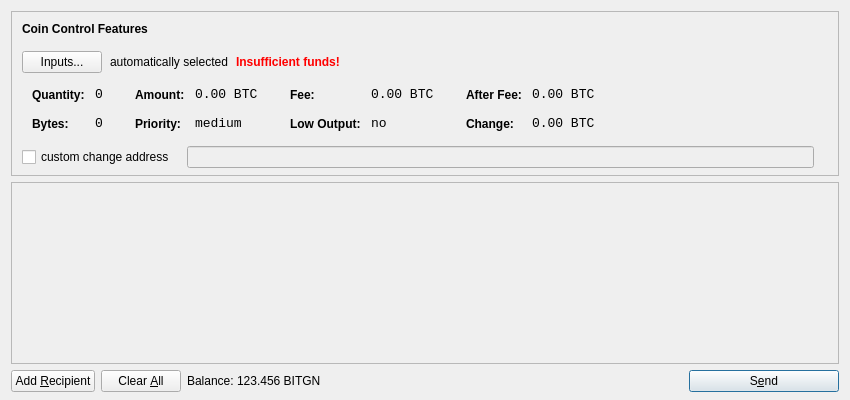
<?xml version="1.0" encoding="UTF-8"?>
<ui version="4.0">
 <class>SendCoinsDialog</class>
 <widget class="QDialog" name="SendCoinsDialog">
  <property name="geometry">
   <rect>
    <x>0</x>
    <y>0</y>
    <width>850</width>
    <height>400</height>
   </rect>
  </property>
  <property name="windowTitle">
   <string>Send Coins</string>
  </property>
  <layout class="QVBoxLayout" name="verticalLayout" stretch="0,1,0">
   <property name="bottomMargin">
    <number>8</number>
   </property>
   <item>
    <widget class="QFrame" name="frameCoinControl">
     <property name="sizePolicy">
      <sizepolicy hsizetype="Expanding" vsizetype="Expanding">
       <horstretch>0</horstretch>
       <verstretch>0</verstretch>
      </sizepolicy>
     </property>
     <property name="maximumSize">
      <size>
       <width>16777215</width>
       <height>16777215</height>
      </size>
     </property>
     <property name="frameShape">
      <enum>QFrame::StyledPanel</enum>
     </property>
     <property name="frameShadow">
      <enum>QFrame::Sunken</enum>
     </property>
     <layout class="QVBoxLayout" name="verticalLayoutCoinControl2">
      <property name="spacing">
       <number>-1</number>
      </property>
      <property name="leftMargin">
       <number>0</number>
      </property>
      <property name="topMargin">
       <number>0</number>
      </property>
      <property name="rightMargin">
       <number>0</number>
      </property>
      <property name="bottomMargin">
       <number>6</number>
      </property>
      <item>
       <layout class="QVBoxLayout" name="verticalLayoutCoinControl" stretch="0,0,0,0,1">
        <property name="spacing">
         <number>0</number>
        </property>
        <property name="leftMargin">
         <number>10</number>
        </property>
        <property name="topMargin">
         <number>10</number>
        </property>
        <item>
         <layout class="QHBoxLayout" name="horizontalLayoutCoinControl1">
          <property name="bottomMargin">
           <number>15</number>
          </property>
          <item>
           <widget class="QLabel" name="labelCoinControlFeatures">
            <property name="sizePolicy">
             <sizepolicy hsizetype="Preferred" vsizetype="Maximum">
              <horstretch>0</horstretch>
              <verstretch>0</verstretch>
             </sizepolicy>
            </property>
            <property name="font">
             <font>
              <weight>75</weight>
              <bold>true</bold>
             </font>
            </property>
            <property name="styleSheet">
             <string notr="true">font-weight:bold;</string>
            </property>
            <property name="text">
             <string>Coin Control Features</string>
            </property>
           </widget>
          </item>
         </layout>
        </item>
        <item>
         <layout class="QHBoxLayout" name="horizontalLayoutCoinControl2" stretch="0,0,0,0">
          <property name="spacing">
           <number>8</number>
          </property>
          <property name="bottomMargin">
           <number>10</number>
          </property>
          <item>
           <widget class="QPushButton" name="pushButtonCoinControl">
            <property name="styleSheet">
             <string notr="true"/>
            </property>
            <property name="text">
             <string>Inputs...</string>
            </property>
           </widget>
          </item>
          <item>
           <widget class="QLabel" name="labelCoinControlAutomaticallySelected">
            <property name="text">
             <string>automatically selected</string>
            </property>
            <property name="margin">
             <number>5</number>
            </property>
           </widget>
          </item>
          <item>
           <widget class="QLabel" name="labelCoinControlInsuffFunds">
            <property name="font">
             <font>
              <weight>75</weight>
              <bold>true</bold>
             </font>
            </property>
            <property name="styleSheet">
             <string notr="true">color:red;font-weight:bold;</string>
            </property>
            <property name="text">
             <string>Insufficient funds!</string>
            </property>
            <property name="margin">
             <number>5</number>
            </property>
           </widget>
          </item>
          <item>
           <spacer name="horizontalSpacerCoinControl">
            <property name="orientation">
             <enum>Qt::Horizontal</enum>
            </property>
            <property name="sizeHint" stdset="0">
             <size>
              <width>40</width>
              <height>1</height>
             </size>
            </property>
           </spacer>
          </item>
         </layout>
        </item>
        <item>
         <widget class="QWidget" name="widgetCoinControl" native="true">
          <property name="sizePolicy">
           <sizepolicy hsizetype="Preferred" vsizetype="Preferred">
            <horstretch>0</horstretch>
            <verstretch>0</verstretch>
           </sizepolicy>
          </property>
          <property name="minimumSize">
           <size>
            <width>0</width>
            <height>0</height>
           </size>
          </property>
          <property name="styleSheet">
           <string notr="true"/>
          </property>
          <layout class="QHBoxLayout" name="horizontalLayoutCoinControl5">
           <property name="margin">
            <number>0</number>
           </property>
           <item>
            <layout class="QHBoxLayout" name="horizontalLayoutCoinControl3" stretch="0,0,0,1">
             <property name="spacing">
              <number>20</number>
             </property>
             <property name="topMargin">
              <number>0</number>
             </property>
             <property name="bottomMargin">
              <number>10</number>
             </property>
             <item>
              <layout class="QFormLayout" name="formLayoutCoinControl1">
               <property name="horizontalSpacing">
                <number>10</number>
               </property>
               <property name="verticalSpacing">
                <number>14</number>
               </property>
               <property name="leftMargin">
                <number>10</number>
               </property>
               <property name="topMargin">
                <number>4</number>
               </property>
               <property name="rightMargin">
                <number>6</number>
               </property>
               <item row="0" column="0">
                <widget class="QLabel" name="labelCoinControlQuantityText">
                 <property name="styleSheet">
                  <string notr="true">font-weight:bold;</string>
                 </property>
                 <property name="text">
                  <string>Quantity:</string>
                 </property>
                 <property name="margin">
                  <number>0</number>
                 </property>
                </widget>
               </item>
               <item row="0" column="1">
                <widget class="QLabel" name="labelCoinControlQuantity">
                 <property name="font">
                  <font>
                   <family>Monospace</family>
                   <pointsize>10</pointsize>
                  </font>
                 </property>
                 <property name="cursor">
                  <cursorShape>IBeamCursor</cursorShape>
                 </property>
                 <property name="contextMenuPolicy">
                  <enum>Qt::ActionsContextMenu</enum>
                 </property>
                 <property name="text">
                  <string notr="true">0</string>
                 </property>
                 <property name="margin">
                  <number>0</number>
                 </property>
                 <property name="textInteractionFlags">
                  <set>Qt::LinksAccessibleByMouse|Qt::TextSelectableByKeyboard|Qt::TextSelectableByMouse</set>
                 </property>
                </widget>
               </item>
               <item row="1" column="0">
                <widget class="QLabel" name="labelCoinControlBytesText">
                 <property name="styleSheet">
                  <string notr="true">font-weight:bold;</string>
                 </property>
                 <property name="text">
                  <string>Bytes:</string>
                 </property>
                </widget>
               </item>
               <item row="1" column="1">
                <widget class="QLabel" name="labelCoinControlBytes">
                 <property name="font">
                  <font>
                   <family>Monospace</family>
                   <pointsize>10</pointsize>
                  </font>
                 </property>
                 <property name="cursor">
                  <cursorShape>IBeamCursor</cursorShape>
                 </property>
                 <property name="contextMenuPolicy">
                  <enum>Qt::ActionsContextMenu</enum>
                 </property>
                 <property name="text">
                  <string notr="true">0</string>
                 </property>
                 <property name="textInteractionFlags">
                  <set>Qt::LinksAccessibleByMouse|Qt::TextSelectableByKeyboard|Qt::TextSelectableByMouse</set>
                 </property>
                </widget>
               </item>
              </layout>
             </item>
             <item>
              <layout class="QFormLayout" name="formLayoutCoinControl2">
               <property name="horizontalSpacing">
                <number>10</number>
               </property>
               <property name="verticalSpacing">
                <number>14</number>
               </property>
               <property name="leftMargin">
                <number>6</number>
               </property>
               <property name="topMargin">
                <number>4</number>
               </property>
               <property name="rightMargin">
                <number>6</number>
               </property>
               <item row="0" column="0">
                <widget class="QLabel" name="labelCoinControlAmountText">
                 <property name="styleSheet">
                  <string notr="true">font-weight:bold;</string>
                 </property>
                 <property name="text">
                  <string>Amount:</string>
                 </property>
                 <property name="margin">
                  <number>0</number>
                 </property>
                </widget>
               </item>
               <item row="0" column="1">
                <widget class="QLabel" name="labelCoinControlAmount">
                 <property name="font">
                  <font>
                   <family>Monospace</family>
                   <pointsize>10</pointsize>
                  </font>
                 </property>
                 <property name="cursor">
                  <cursorShape>IBeamCursor</cursorShape>
                 </property>
                 <property name="contextMenuPolicy">
                  <enum>Qt::ActionsContextMenu</enum>
                 </property>
                 <property name="text">
                  <string notr="true">0.00 BTC</string>
                 </property>
                 <property name="textInteractionFlags">
                  <set>Qt::LinksAccessibleByMouse|Qt::TextSelectableByKeyboard|Qt::TextSelectableByMouse</set>
                 </property>
                </widget>
               </item>
               <item row="1" column="0">
                <widget class="QLabel" name="labelCoinControlPriorityText">
                 <property name="styleSheet">
                  <string notr="true">font-weight:bold;</string>
                 </property>
                 <property name="text">
                  <string>Priority:</string>
                 </property>
                </widget>
               </item>
               <item row="1" column="1">
                <widget class="QLabel" name="labelCoinControlPriority">
                 <property name="font">
                  <font>
                   <family>Monospace</family>
                   <pointsize>10</pointsize>
                  </font>
                 </property>
                 <property name="cursor">
                  <cursorShape>IBeamCursor</cursorShape>
                 </property>
                 <property name="contextMenuPolicy">
                  <enum>Qt::ActionsContextMenu</enum>
                 </property>
                 <property name="text">
                  <string>medium</string>
                 </property>
                 <property name="textInteractionFlags">
                  <set>Qt::LinksAccessibleByMouse|Qt::TextSelectableByKeyboard|Qt::TextSelectableByMouse</set>
                 </property>
                </widget>
               </item>
              </layout>
             </item>
             <item>
              <layout class="QFormLayout" name="formLayoutCoinControl3">
               <property name="horizontalSpacing">
                <number>10</number>
               </property>
               <property name="verticalSpacing">
                <number>14</number>
               </property>
               <property name="leftMargin">
                <number>6</number>
               </property>
               <property name="topMargin">
                <number>4</number>
               </property>
               <property name="rightMargin">
                <number>6</number>
               </property>
               <item row="0" column="0">
                <widget class="QLabel" name="labelCoinControlFeeText">
                 <property name="styleSheet">
                  <string notr="true">font-weight:bold;</string>
                 </property>
                 <property name="text">
                  <string>Fee:</string>
                 </property>
                 <property name="margin">
                  <number>0</number>
                 </property>
                </widget>
               </item>
               <item row="0" column="1">
                <widget class="QLabel" name="labelCoinControlFee">
                 <property name="font">
                  <font>
                   <family>Monospace</family>
                   <pointsize>10</pointsize>
                  </font>
                 </property>
                 <property name="cursor">
                  <cursorShape>IBeamCursor</cursorShape>
                 </property>
                 <property name="contextMenuPolicy">
                  <enum>Qt::ActionsContextMenu</enum>
                 </property>
                 <property name="text">
                  <string notr="true">0.00 BTC</string>
                 </property>
                 <property name="textInteractionFlags">
                  <set>Qt::LinksAccessibleByMouse|Qt::TextSelectableByKeyboard|Qt::TextSelectableByMouse</set>
                 </property>
                </widget>
               </item>
               <item row="1" column="0">
                <widget class="QLabel" name="labelCoinControlLowOutputText">
                 <property name="styleSheet">
                  <string notr="true">font-weight:bold;</string>
                 </property>
                 <property name="text">
                  <string>Low Output:</string>
                 </property>
                </widget>
               </item>
               <item row="1" column="1">
                <widget class="QLabel" name="labelCoinControlLowOutput">
                 <property name="font">
                  <font>
                   <family>Monospace</family>
                   <pointsize>10</pointsize>
                  </font>
                 </property>
                 <property name="cursor">
                  <cursorShape>IBeamCursor</cursorShape>
                 </property>
                 <property name="contextMenuPolicy">
                  <enum>Qt::ActionsContextMenu</enum>
                 </property>
                 <property name="text">
                  <string>no</string>
                 </property>
                 <property name="textInteractionFlags">
                  <set>Qt::LinksAccessibleByMouse|Qt::TextSelectableByKeyboard|Qt::TextSelectableByMouse</set>
                 </property>
                </widget>
               </item>
              </layout>
             </item>
             <item>
              <layout class="QFormLayout" name="formLayoutCoinControl4">
               <property name="horizontalSpacing">
                <number>10</number>
               </property>
               <property name="verticalSpacing">
                <number>14</number>
               </property>
               <property name="leftMargin">
                <number>6</number>
               </property>
               <property name="topMargin">
                <number>4</number>
               </property>
               <property name="rightMargin">
                <number>6</number>
               </property>
               <item row="0" column="0">
                <widget class="QLabel" name="labelCoinControlAfterFeeText">
                 <property name="styleSheet">
                  <string notr="true">font-weight:bold;</string>
                 </property>
                 <property name="text">
                  <string>After Fee:</string>
                 </property>
                 <property name="margin">
                  <number>0</number>
                 </property>
                </widget>
               </item>
               <item row="0" column="1">
                <widget class="QLabel" name="labelCoinControlAfterFee">
                 <property name="font">
                  <font>
                   <family>Monospace</family>
                   <pointsize>10</pointsize>
                  </font>
                 </property>
                 <property name="cursor">
                  <cursorShape>IBeamCursor</cursorShape>
                 </property>
                 <property name="contextMenuPolicy">
                  <enum>Qt::ActionsContextMenu</enum>
                 </property>
                 <property name="text">
                  <string notr="true">0.00 BTC</string>
                 </property>
                 <property name="textInteractionFlags">
                  <set>Qt::LinksAccessibleByMouse|Qt::TextSelectableByKeyboard|Qt::TextSelectableByMouse</set>
                 </property>
                </widget>
               </item>
               <item row="1" column="0">
                <widget class="QLabel" name="labelCoinControlChangeText">
                 <property name="styleSheet">
                  <string notr="true">font-weight:bold;</string>
                 </property>
                 <property name="text">
                  <string>Change:</string>
                 </property>
                </widget>
               </item>
               <item row="1" column="1">
                <widget class="QLabel" name="labelCoinControlChange">
                 <property name="font">
                  <font>
                   <family>Monospace</family>
                   <pointsize>10</pointsize>
                  </font>
                 </property>
                 <property name="cursor">
                  <cursorShape>IBeamCursor</cursorShape>
                 </property>
                 <property name="contextMenuPolicy">
                  <enum>Qt::ActionsContextMenu</enum>
                 </property>
                 <property name="text">
                  <string notr="true">0.00 BTC</string>
                 </property>
                 <property name="textInteractionFlags">
                  <set>Qt::LinksAccessibleByMouse|Qt::TextSelectableByKeyboard|Qt::TextSelectableByMouse</set>
                 </property>
                </widget>
               </item>
              </layout>
             </item>
            </layout>
           </item>
          </layout>
         </widget>
        </item>
        <item>
         <layout class="QHBoxLayout" name="horizontalLayoutCoinControl4" stretch="0,0,0">
          <property name="spacing">
           <number>12</number>
          </property>
          <property name="sizeConstraint">
           <enum>QLayout::SetDefaultConstraint</enum>
          </property>
          <property name="topMargin">
           <number>5</number>
          </property>
          <property name="rightMargin">
           <number>5</number>
          </property>
          <item>
           <widget class="QCheckBox" name="checkBoxCoinControlChange">
            <property name="text">
             <string>custom change address</string>
            </property>
           </widget>
          </item>
          <item>
           <widget class="QLineEdit" name="lineEditCoinControlChange">
            <property name="enabled">
             <bool>false</bool>
            </property>
            <property name="sizePolicy">
             <sizepolicy hsizetype="Expanding" vsizetype="Fixed">
              <horstretch>0</horstretch>
              <verstretch>0</verstretch>
             </sizepolicy>
            </property>
           </widget>
          </item>
          <item>
           <widget class="QLabel" name="labelCoinControlChangeLabel">
            <property name="sizePolicy">
             <sizepolicy hsizetype="Preferred" vsizetype="Expanding">
              <horstretch>0</horstretch>
              <verstretch>0</verstretch>
             </sizepolicy>
            </property>
            <property name="minimumSize">
             <size>
              <width>0</width>
              <height>0</height>
             </size>
            </property>
            <property name="text">
             <string/>
            </property>
            <property name="margin">
             <number>3</number>
            </property>
           </widget>
          </item>
         </layout>
        </item>
        <item>
         <spacer name="verticalSpacerCoinControl">
          <property name="orientation">
           <enum>Qt::Vertical</enum>
          </property>
          <property name="sizeHint" stdset="0">
           <size>
            <width>800</width>
            <height>1</height>
           </size>
          </property>
         </spacer>
        </item>
       </layout>
      </item>
     </layout>
    </widget>
   </item>
   <item>
    <widget class="QScrollArea" name="scrollArea">
     <property name="widgetResizable">
      <bool>true</bool>
     </property>
     <widget class="QWidget" name="scrollAreaWidgetContents">
      <property name="geometry">
       <rect>
        <x>0</x>
        <y>0</y>
        <width>830</width>
        <height>165</height>
       </rect>
      </property>
      <layout class="QVBoxLayout" name="verticalLayout_2">
       <property name="margin">
        <number>0</number>
       </property>
       <item>
        <layout class="QVBoxLayout" name="entries">
         <property name="spacing">
          <number>6</number>
         </property>
        </layout>
       </item>
       <item>
        <spacer name="verticalSpacer">
         <property name="orientation">
          <enum>Qt::Vertical</enum>
         </property>
         <property name="sizeHint" stdset="0">
          <size>
           <width>20</width>
           <height>40</height>
          </size>
         </property>
        </spacer>
       </item>
      </layout>
     </widget>
    </widget>
   </item>
   <item>
    <layout class="QHBoxLayout" name="horizontalLayout">
     <item>
      <widget class="QPushButton" name="addButton">
       <property name="toolTip">
        <string>Send to multiple recipients at once</string>
       </property>
       <property name="text">
        <string>Add &amp;Recipient</string>
       </property>
       <property name="icon">
        <iconset resource="../bitcoin.qrc">
         <normaloff>:/icons/add</normaloff>:/icons/add</iconset>
       </property>
       <property name="autoDefault">
        <bool>false</bool>
       </property>
      </widget>
     </item>
     <item>
      <widget class="QPushButton" name="clearButton">
       <property name="sizePolicy">
        <sizepolicy hsizetype="Minimum" vsizetype="Fixed">
         <horstretch>0</horstretch>
         <verstretch>0</verstretch>
        </sizepolicy>
       </property>
       <property name="toolTip">
        <string>Remove all transaction fields</string>
       </property>
       <property name="text">
        <string>Clear &amp;All</string>
       </property>
       <property name="icon">
        <iconset resource="../bitcoin.qrc">
         <normaloff>:/icons/remove</normaloff>:/icons/remove</iconset>
       </property>
       <property name="autoRepeatDelay">
        <number>300</number>
       </property>
       <property name="autoDefault">
        <bool>false</bool>
       </property>
      </widget>
     </item>
     <item>
      <layout class="QHBoxLayout" name="horizontalLayout_2">
       <property name="spacing">
        <number>3</number>
       </property>
       <item>
        <widget class="QLabel" name="label">
         <property name="text">
          <string>Balance:</string>
         </property>
        </widget>
       </item>
       <item>
        <widget class="QLabel" name="labelBalance">
         <property name="cursor">
          <cursorShape>IBeamCursor</cursorShape>
         </property>
         <property name="text">
          <string>123.456 BITGN</string>
         </property>
         <property name="textInteractionFlags">
          <set>Qt::LinksAccessibleByMouse|Qt::TextSelectableByKeyboard|Qt::TextSelectableByMouse</set>
         </property>
        </widget>
       </item>
      </layout>
     </item>
     <item>
      <spacer name="horizontalSpacer">
       <property name="orientation">
        <enum>Qt::Horizontal</enum>
       </property>
       <property name="sizeHint" stdset="0">
        <size>
         <width>40</width>
         <height>20</height>
        </size>
       </property>
      </spacer>
     </item>
     <item>
      <widget class="QPushButton" name="sendButton">
       <property name="minimumSize">
        <size>
         <width>150</width>
         <height>0</height>
        </size>
       </property>
       <property name="toolTip">
        <string>Confirm the send action</string>
       </property>
       <property name="text">
        <string>S&amp;end</string>
       </property>
       <property name="icon">
        <iconset resource="../bitcoin.qrc">
         <normaloff>:/icons/send</normaloff>:/icons/send</iconset>
       </property>
       <property name="default">
        <bool>true</bool>
       </property>
      </widget>
     </item>
    </layout>
   </item>
  </layout>
 </widget>
 <resources>
  <include location="../bitcoin.qrc"/>
 </resources>
 <connections/>
</ui>
